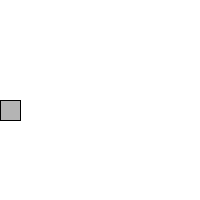
Frame 1 (no input)
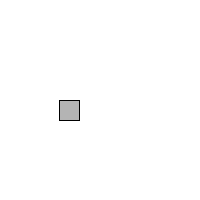
Frame 60 (the mouse pressed at the canvas centre just before this capture)
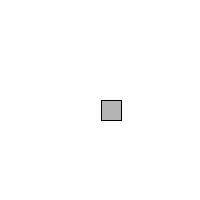
Frame 120 (the mouse held since frame 60 and released just before this capture)

The Processing sketch that drew these frames (run headless with seeded random() and noise(); from frame 60 on, the mouse is pressed at the canvas centre):

// Processing sketch: Aufgabe3_10
// ── Aufgabe3_10.pde
// Rectangle start at location x
float x = 0;
void setup() 
{
   size(200, 200);
}
void draw() 
{
   background(255);
   // Display object
   fill(180);
   rect(x, 100, 20, 20);
   // Increment x: x+1
   if(x<=100)
   {
   x++;
   }
  
}
